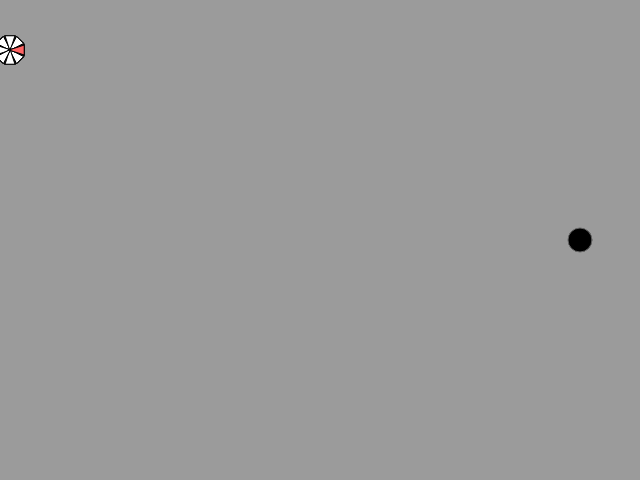
Frame 1 (no input)
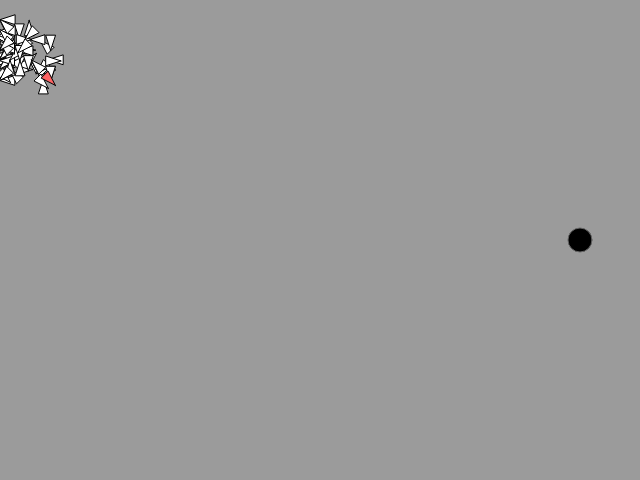
Frame 60 (no input)
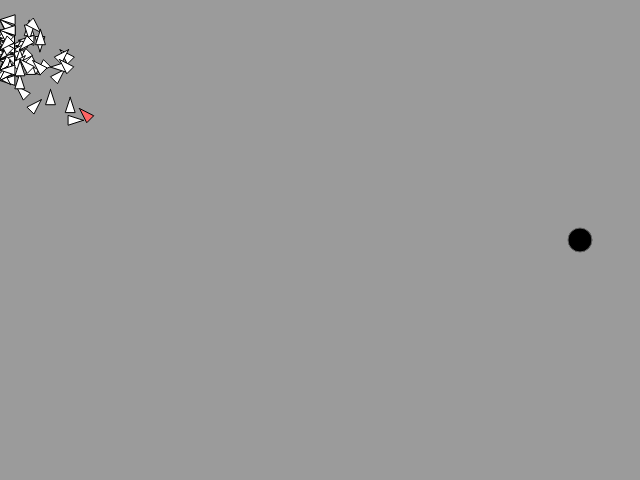
Frame 120 (the mouse pressed at the canvas centre since frame 60)

The p5.js sketch that drew these frames (run headless with seeded random() and noise() and a simulated clock; from frame 60 on, the mouse is pressed at the canvas centre):

// p5.js sketch
// ── sketch.js
var rockets;
var generationSize = 100;

var startpoint = { x: 10, y: 50, }
var target;
var cellSize = 10;
var cols;
var rows;
var cellCount;

var frate = 60;
var totalLifeSpan = 750;
var lifespan = 0;
var generation = 0;

var pLife;
var pGen;
var pStats;
var stats = [];

let motationProbability = 0.01;

var fittestRocket = undefined;

function createRandomVector(angles) {
    var multiplicator = floor(random() * angles);

    let data = p5.Vector.fromAngle(2 * PI * (multiplicator / angles));
    return data;
}

function setup() {
    frameRate(frate);
    createCanvas(640, 480);
    pLife = createP('')
    pGen = createP('')
    pStats = createP('');

    noSmooth();
    background(155);

    target = { pos: createVector(580, 240), r: 24, };


    cols = width / cellSize;
    rows = height / cellSize;
    cellCount = rows * cols;

    rockets = [];
    for (let i = 0; i < generationSize; i++) {
        let dna = [];

        for (let j = 0; j < cellCount; j++) {
            let data = createRandomVector(8);
            dna.push(data);
        }

        let rocket = new Rocket(startpoint.x, startpoint.y, random(2 * PI), dna);
        rockets.push(rocket);
    }

    lifespan = totalLifeSpan;
};

function draw() {
    background(155);
    stroke(100);
    fill(0);
    ellipse(target.pos.x, target.pos.y, target.r);

    fittestRocket = undefined;
    for (let i = 0; i < generationSize; i++) {
        let rocket = rockets[i];
        rocket.update();
    }

    for (let i = 0; i < generationSize; i++) {
        let rocket = rockets[i];
        if (rocket !== fittestRocket) {
            rocket.show();

        }
    }

    fittestRocket.show();

    lifespan--;
    if (lifespan <= 0) {
        createNextGeneration();
    }
    pLife.html('Lifespan: ' + lifespan);
    pGen.html('Generation: ' + generation);

};


/** http://stackoverflow.com/questions/3959211/fast-factorial-function-in-javascript */
function sFact(num) {
    var rval = 1;
    for (var i = 2; i <= num; i++)
        rval = rval * i;
    return rval;
}

function numSum(num) {
    var rval = 0;
    for (var i = 0; i <= num; i++)
        rval += i;
    return rval
}

function createNextGeneration() {
    stats.push({
        generation: generation,
        fittestRocket: fittestRocket,
        fitness: fittestRocket.fitness,
        distance: fittestRocket.getDistance(),
    });

    var shtml = "";
    for (let i = 0; i < stats.length; i++) {
        let stat = stats[i];
        let str = `Generation: ${stat.generation}; Best Fitness: ${stat.fitness}; Distance: ${stat.distance}`;
        if (i + 1 == stats.length) {
            console.log(str);

        }
        shtml += str + "<br />";

    }
    pStats.html(shtml);

    generation++;

    let sortedRockets = rockets.slice().sort((a, b) => {
        return a.fitness < b.fitness ? -1 :
            (a.fitness > b.fitness ? 1 : 0);
    })

    addWeights(sortedRockets.reverse());

    let deleted = 0;
    let max_delete = ceil(generationSize / 4);
    while (deleted < max_delete) {
        let rocket = getRandomRocket(sortedRockets)
        if (rocket) {
            let i = sortedRockets.indexOf(rocket);
            sortedRockets.splice(i, 1);
            deleted++;
        }
    }
    // console.log(sortedRockets);

    addWeights(sortedRockets.reverse());

    rockets = [];
    for (let i = 0; i < generationSize; i++) {
        let father = getRandomRocket(sortedRockets);
        let mother = getRandomRocket(sortedRockets);
        while (mother != father) {
            mother = getRandomRocket(sortedRockets);
        }

        let dna = [];
        for (let j = 0; j < cellCount; j++) {
            let data = random() > 0.5 ? father.dna[j].copy() : mother.dna[j].copy();

            if (random() > 1 - motationProbability) {
                data = createRandomVector(8); //p5.Vector.fromAngle(random(2 * PI));
            }

            dna.push(data);
        }

        let rocket = new Rocket(startpoint.x, startpoint.y, random(2 * PI), dna);
        rockets.push(rocket);
    }
    lifespan = totalLifeSpan;
}

function addWeights(sortedRockets) {
    let lastWeight = 0;
    let sumSum = numSum(sortedRockets.length);

    //https://en.wikipedia.org/wiki/Fitness_proportionate_selection
    for (let i = 0; i < sortedRockets.length; i++) {
        let rocket = sortedRockets[i];

        let propab = ((i + 1) / sumSum);

        let nextWeight = lastWeight + propab;

        rocket.minProp = lastWeight;
        rocket.maxProp = nextWeight;

        lastWeight = nextWeight;
    }

    return sortedRockets;
}

function getRandomRocket(sortedRockets) {
    let value = random();
    for (let i = 0; i < sortedRockets.length; i++) {
        let rocket = sortedRockets[i];
        if (!rocket) {
            continue;
        }
        if (rocket.minProp > value) {
            return null;
        }

        if (rocket.minProp <= value && rocket.maxProp > value) {
            return rocket;
        }
    }
}

// ── rocket.js

function Rocket(x_, y_, angle_, dna_) {
    this.pos = createVector(x_, y_);
    this.angle = angle_;

    this.dna = dna_;
    this.fitness = 0;
    this.fitnesses = [];

    this.blocked = false;
    this.done = false;

    this.copy = () => {
        return new Rocket(x_, y_, angle_, dna_);
    }

    this.update = () => {
        
        this.calculateBlocked();
        this.calculateDone();
        this.calculateFitness();
        
        if (!this.blocked && !this.done) {

            let direction = this.dna[floor(this.pos.x / cellSize) + floor(this.pos.y / cellSize) * cols]

            let lastDirection = p5.Vector.fromAngle(this.angle);
            if (p5.Vector.angleBetween(lastDirection, direction) > PI * (2 / 4)) {
                direction = direction.copy();
                direction.mult(-1);
            }

            // console.log(direction)
            this.pos.add(direction.x, direction.y);
            this.angle = direction.heading();
        }
    }

    this.calculateBlocked = () => {
        this.blocked = (this.blocked ||
            this.pos.x < 0 ||
            this.pos.x > width ||
            this.pos.y < 0 ||
            this.pos.y > height);
        return this.blocked;
    }

    this.calculateDone = () => {
        this.done = !this.blocked && (this.done ||
            this.getDistance() <= 0
        )
    }


    this.show = () => {

        push();
        stroke(0);
        strokeWeight(1);
        if (fittestRocket === this) {
            fill(255, 100, 100);
        }
        else {
            fill(255);

        }
        let v1 = p5.Vector.fromAngle(this.angle);
        v1.setMag(16);
        let v2 = v1.copy();
        v1.rotate(0.1 * PI);
        v2.rotate(-0.1 * PI);

        beginShape()
        vertex(this.pos.x, this.pos.y);
        vertex(this.pos.x - v1.x, this.pos.y - v1.y);
        vertex(this.pos.x - v2.x, this.pos.y - v2.y);
        endShape(CLOSE);
        pop();
    }

    this.calculateFitness = () => {

        this.fitness = 0;
        let f = 1 / (1 + this.getDistance());
        if (this.blocked) {
            f /= 4;
        }

        if (this.done) {
            f *= 4;
        }
        this.fitnesses.push(f);
        let fSum =0;

        for (let i = 0; i < this.fitnesses.length; i++) {
            this.fitness += (this.fitnesses[i] * i+1);
            fSum +=(i+1);
        }
        this.fitness /= fSum;

        if (this.done) {
            this.fitness *= 4;
        }

        if (!fittestRocket || fittestRocket.fitness < this.fitness) {
            fittestRocket = this;
        }

        return this.fitness;
    }

    this.distance;
    this.getDistance = () => {
        let f = this.pos.dist(target.pos) - (target.r / 2);
        this.distance = f > 0 ? f : 0;
        return this.distance;
    }
}
